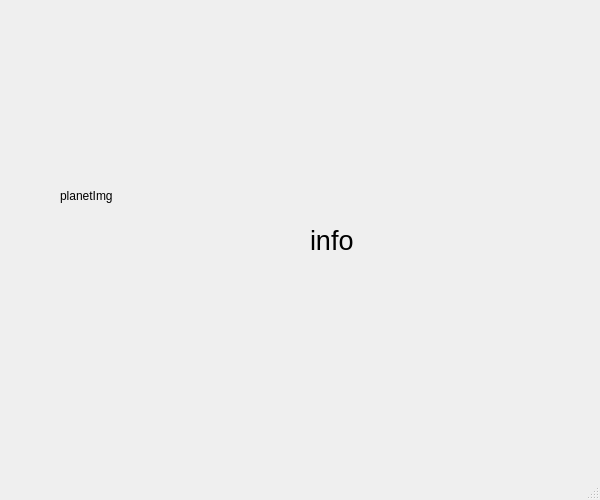
<?xml version="1.0" encoding="UTF-8"?>
<ui version="4.0">
 <class>PlanetInfoForm</class>
 <widget class="QMainWindow" name="PlanetInfoForm">
  <property name="geometry">
   <rect>
    <x>0</x>
    <y>0</y>
    <width>600</width>
    <height>500</height>
   </rect>
  </property>
  <property name="windowTitle">
   <string>MainWindow</string>
  </property>
  <property name="documentMode">
   <bool>false</bool>
  </property>
  <widget class="QWidget" name="centralwidget">
   <widget class="QLabel" name="planeyImg">
    <property name="geometry">
     <rect>
      <x>60</x>
      <y>140</y>
      <width>121</width>
      <height>111</height>
     </rect>
    </property>
    <property name="text">
     <string>planetImg</string>
    </property>
   </widget>
   <widget class="QLabel" name="lInfo">
    <property name="geometry">
     <rect>
      <x>310</x>
      <y>170</y>
      <width>281</width>
      <height>141</height>
     </rect>
    </property>
    <property name="font">
     <font>
      <pointsize>20</pointsize>
     </font>
    </property>
    <property name="text">
     <string>info</string>
    </property>
   </widget>
  </widget>
  <widget class="QMenuBar" name="menubar">
   <property name="geometry">
    <rect>
     <x>0</x>
     <y>0</y>
     <width>600</width>
     <height>21</height>
    </rect>
   </property>
  </widget>
  <widget class="QStatusBar" name="statusbar"/>
 </widget>
 <resources/>
 <connections/>
</ui>
